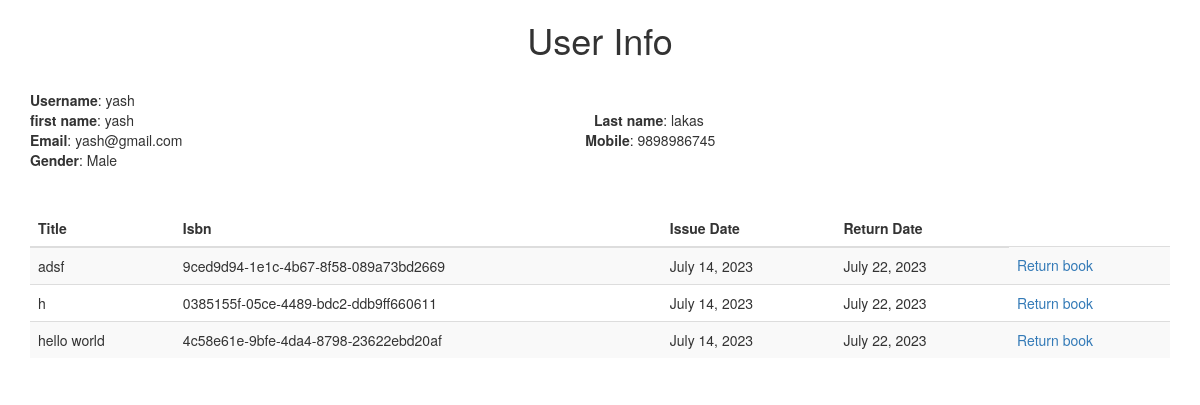
The page /borrowerInfo/6 on the database as committed earlier.
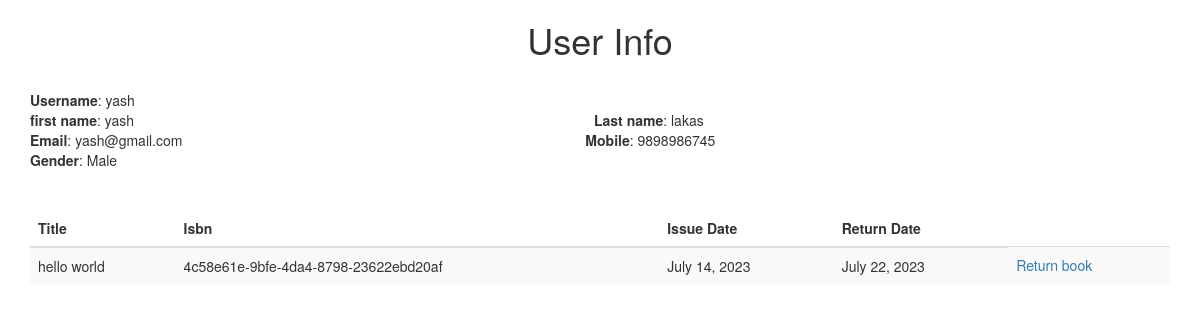
The same page on the database as committed later.
### lib/models.py (models this page shows, shortened)
class IssueBook(models.Model):
      borrower=models.ForeignKey(User,on_delete=models.CASCADE)
      book=models.ForeignKey(BookInstance,on_delete=models.CASCADE)
      issue_date=models.DateField(auto_now=True)
      return_date=models.DateField(default=returnDate())

class BookInstance(models.Model):
      isbn=models.UUIDField(primary_key=True,default=uuid.uuid4)
      is_borrowed=models.CharField(max_length=10,default='false')
      book=models.ForeignKey(Book,on_delete=models.CASCADE)

class Book(models.Model):
        title=models.CharField(default='',max_length=50)
        author=models.CharField(default='',max_length=50)
        choice=[('education','Education'),('entertainment','Entertainment'),('science','Science')]
        category=models.CharField(choices=choice,max_length=30)

### lib/views.py (the view)
# urls.py: path('borrowerInfo/<int:id>',listBorrowerInfo,name='listBorrowerInfo'),
def listBorrowerInfo(request, id):
    user = ExtraUserInfo.objects.get(id=id)
    lst = IssueBook.objects.filter(borrower_id=id)
    return render(request, 'lib/listBorrowerInfo.html', {'data': lst, 'user': user})

### lib/templates/lib/listBorrowerInfo.html (shortened to what this page needs)
<!DOCTYPE html>
<html lang="en">
<head>
    <link rel="stylesheet" href="https://maxcdn.bootstrapcdn.com/bootstrap/3.4.1/css/bootstrap.min.css">
</head>
<body>
       <center><h1>User Info</h1></center>
       <div class="container" style="margin-top: 30px;">
        <p><strong>Username</strong>: {{user.user.username}}</p><br>
        <p ><strong>first name</strong>: {{user.user.first_name}} </p>
        <p align="end" style="margin-left: 40%;"><strong>Last name</strong>: {{user.user.last_name}}</p><br>
        <p><strong>Email</strong>: {{user.user.email}}</p>
        <p align="end" style="margin-left: 35%;"><strong>Mobile</strong>: {{user.mobile}}</p><br>
        <p><strong>Gender</strong>: {{user.gender}}</p>
    <table style="margin-top: 40px;" class="table table-striped">
        <thead>
            <tr>
                <th>Title</th>
                <th>Isbn</th>
                <th>Issue Date</th>
                <th>Return Date</th>
            </tr>
        </thead>
        <tbody>
            {% for i in data %}
            <tr>
                <td>{{i.book.book.title}}</td>
                <td>{{i.book_id}}</td>
                <td>{{i.issue_date}}</td>
                <td>{{i.return_date}}</td>
                <td><a href="{% url 'returnBook' user.user.username i.book_id %}">Return book</a></td>
            </tr>
            {% endfor %}
        </tbody>
    </table>
</div>
</body>
</html>

Rows that differ between the two databases and show on the page:
removed IssueBook: book.book "adsf", book_id "9ced9d94-1e1c-4b67-8f58-089a73bd2669", issue_date "July 14, 2023", return_date "July 22, 2023"
removed IssueBook: book.book "h", book_id "0385155f-05ce-4489-bdc2-ddb9ff660611", issue_date "July 14, 2023", return_date "July 22, 2023"
